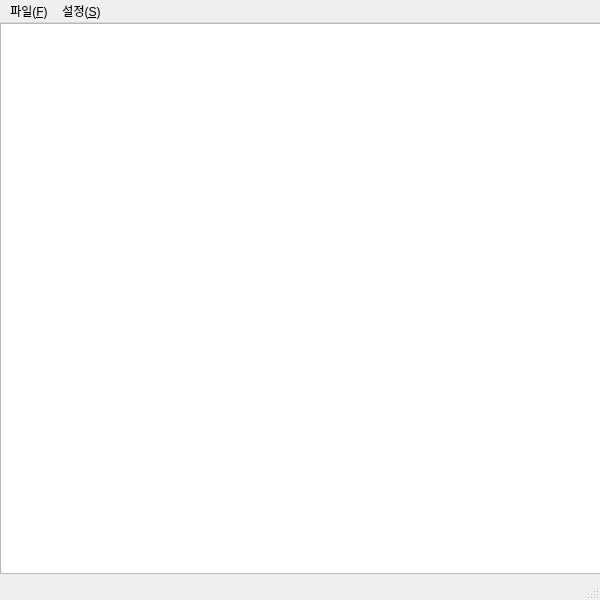
<?xml version="1.0" encoding="UTF-8"?>
<ui version="4.0">
 <class>MainWindow</class>
 <widget class="QMainWindow" name="MainWindow">
  <property name="geometry">
   <rect>
    <x>0</x>
    <y>0</y>
    <width>600</width>
    <height>600</height>
   </rect>
  </property>
  <property name="windowTitle">
   <string>MainWindow</string>
  </property>
  <widget class="QWidget" name="centralwidget">
   <widget class="QTextEdit" name="textEdit">
    <property name="geometry">
     <rect>
      <x>0</x>
      <y>0</y>
      <width>601</width>
      <height>551</height>
     </rect>
    </property>
   </widget>
  </widget>
  <widget class="QMenuBar" name="menubar">
   <property name="geometry">
    <rect>
     <x>0</x>
     <y>0</y>
     <width>600</width>
     <height>26</height>
    </rect>
   </property>
   <widget class="QMenu" name="menu_F">
    <property name="title">
     <string>파일(&amp;F)</string>
    </property>
   </widget>
   <widget class="QMenu" name="menu_S">
    <property name="title">
     <string>설정(&amp;S)</string>
    </property>
   </widget>
   <addaction name="menu_F"/>
   <addaction name="menu_S"/>
  </widget>
  <widget class="QStatusBar" name="statusbar"/>
 </widget>
 <resources/>
 <connections/>
</ui>
